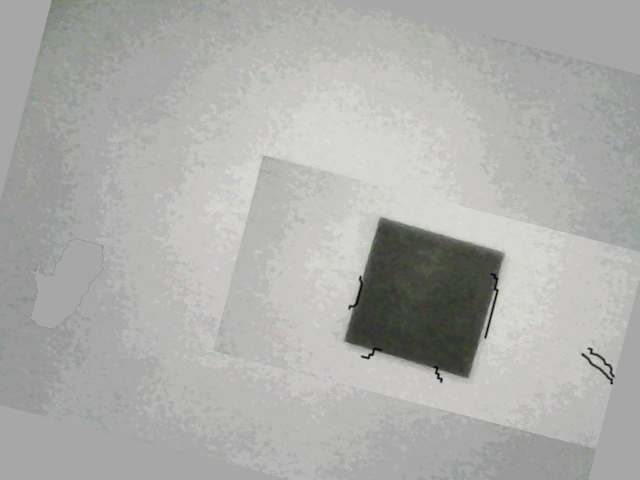
#> input picture testImages/image1-0.png, 640 x 480 px; its folder holds only this picture in this run
$ python cameraTest.py   (Python 2 division)   (older library calls are emulated)
#> lines starting #> are read from the running program, lines starting #| are printed output that depends on the picture; after the words box and inside, x2 and y2 are one past the last pixel; in counts of white or black regions, pixels touching at a corner belong together; long printed decimals are rounded
from scipy.spatial                           import distance as dist
from imutils                                 import perspective
from imutils                                 import contours
import numpy                                 as np
import glob
import imutils
import cv2
import time
import re
import math


refObj = None
D = 0
currentX, currentY = 0, 0
calX = 0
calY = 0

markerWidth         = 0.5*25.4
counter =0

#def initialize(self):

def midpoint(ptA, ptB):
    return ((ptA[0]+ptB[0])*0.5, (ptA[1]+ptB[1])*0.5)

def removeOutliersAndAverage(data):
    mean = np.mean(data)
    sd = np.std(data)
    tArray = [x for x in data if ( (x > mean-2.0*sd) and (x<mean+2.0*sd))]
    return np.average(tArray), np.std(tArray)

def translatePoint(xB, yB, xA, yA, angle):
    cosa = math.cos((angle)*3.141592/180.0)
    sina = math.sin((angle)*3.141592/180.0)
    xB -= xA
    yB -= yA
    _xB = xB*cosa - yB*sina
    _yB = xB*sina + yB*cosa
    xB = _xB+xA
    yB = _yB+yA
    return xB, yB

def simplifyContour(c):
    tolerance = 0.01
    while True:
        _c = cv2.approxPolyDP(c, tolerance*cv2.arcLength(c,True), True)
        if len(_c)<=4 or tolerance<0.5:
            break
        tolerance += 0.01
    if len(_c)<4:# went too small.. now lower the tolerance until four points or more are reached
        while True:
            tolerance -= 0.01
            _c = cv2.approxPolyDP(c, tolerance*cv2.arcLength(c,True), True)
            if len(_c)>=4 or tolerance <= 0.1:
                break
#    print "len:"+str(len(c))+", tolerance:"+str(tolerance)
    return _c #_c is the smallest approximation we can find with four our more


files = []

file = "testImages\image2-1.png"

averageDx = np.empty([],dtype=float)
averageDy = np.empty([],dtype=float)
averageDi = np.empty([],dtype=float)
testCount = 0
outFile = open("cameraValues.csv","w")
cv2.namedWindow("image",0)

for file in glob.glob("testImages\*.png"):
#file = "testImages/image2-1.png"
    if (True):
        print file
        image = cv2.imread(file)
#> image is the input picture: shape (480, 640, 3); mean B, G, R 171.4, 173.9, 173
        #cv2.imshow("Image", image)

        #cv2.waitKey(0)
        if True:
            # [5 lines of commented-out code are left out]
            height, width, channels = image.shape
#> height = 480; width = 640; channels = 3
            gray = cv2.cvtColor(image, cv2.COLOR_BGR2GRAY)
            #gray = cv2.GaussianBlur(gray, (5, 5), 0)
            edged = cv2.Canny(gray, 175, 200)
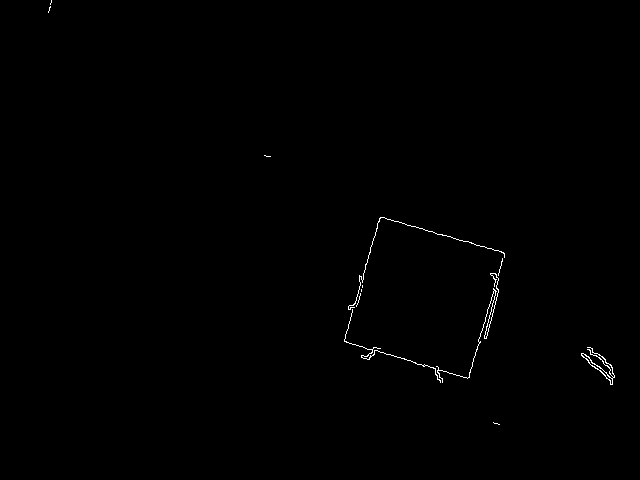
#> edged: shape (480, 640); 0.33% white in thin lines or dots, all inside (x1, y1, x2, y2) = (48, 0, 615, 425)
            #cv2.imshow("Canny", edged)
            edged = cv2.dilate(edged, None, iterations=1)
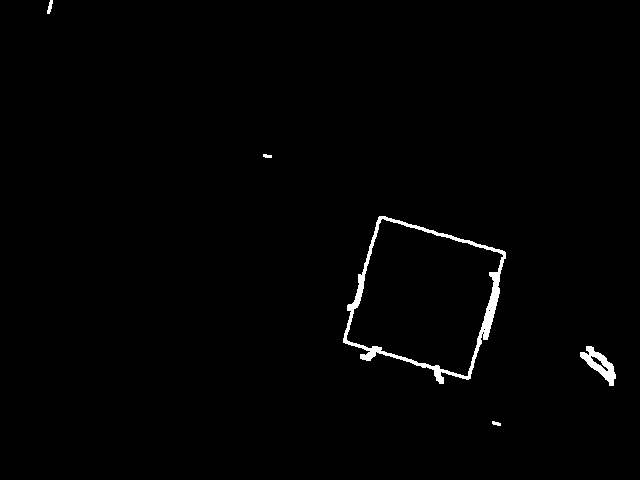
#> edged: shape (480, 640); 1% white; 5 white regions, box (x1, y1, x2, y2) and area: (343, 216, 506, 384) 2520, (580, 346, 616, 386) 567, (47, 0, 53, 14) 49, (492, 421, 501, 426) 31, (263, 154, 272, 158) 29
            edged = cv2.erode(edged, None, iterations=1)
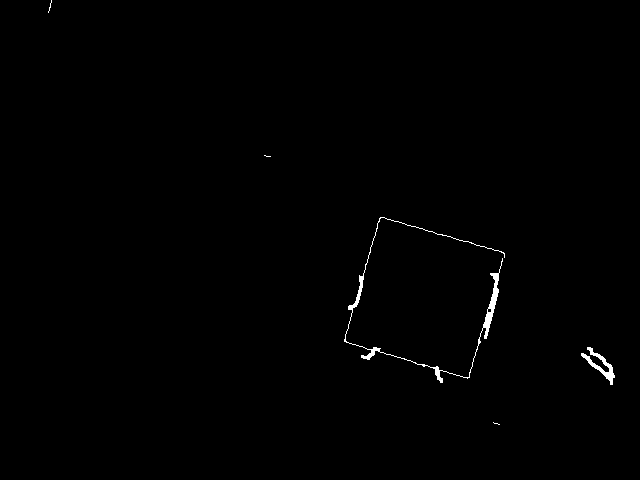
#> edged: shape (480, 640); 0.48% white; 5 white regions (3 under 20 px)
            cnts = cv2.findContours(edged.copy(), cv2.RETR_EXTERNAL,cv2.CHAIN_APPROX_SIMPLE)
#> cnts = 5 contours, 3 with area under 20; largest, box (x1, y1, x2, y2) and area: (344, 217, 505, 383) 560, (581, 347, 615, 385) 263
            cnts = cnts[0] if imutils.is_cv2() else cnts[1]
            (cnts, _) = contours.sort_contours(cnts)
            colors = ((0, 0, 255), (240, 0, 159), (0, 165, 255), (255, 255, 0), (255, 0, 255))
            refObj = None

            xA = int(width/2)
#> xA = 320
            yA = int(height/2)
#> yA = 240

            #orig = edged.copy()
            #orig = cv2.cvtColor(orig, cv2.COLOR_GRAY2BGR)
            orig = image.copy()
            print "found "+str(len(cnts))+" contours"
#| found 5 contours
            maxArea = 0
            for cTest in cnts:
                if (cv2.contourArea(cTest)>maxArea):
                    maxArea = cv2.contourArea(cTest)
                    c = cTest
#> this loop made 5 passes
#> maxArea on pass 3: 559.5
#> after the loop, c = contour of 608 points, box (x1, y1, x2, y2) (344, 217, 505, 383), area 560; maxArea = 559.5
            #if True: #for c in cnts:

            if cv2.contourArea(c) > 100:
                #continue
                cv2.drawContours(orig, [c.astype("int")], -1, (255, 255, 0), 2)
                #print "len:"+str(len(c))
                #simplify the contour to get it as square as possible (i.e., remove the noise from the edges)
                c=simplifyContour(c)
#> after the loop in simplifyContour, `while True:`: tolerance = 0.01
#> c = contour of 9 points, box (x1, y1, x2, y2) (344, 217, 505, 383), area 1116

                cv2.drawContours(orig, [c.astype("int")], -1, (255, 0, 0), 2)
                print cv2.contourArea(c)
#| 1116.5
                box = cv2.minAreaRect(c)
#> box = ((422.7, 303.1), (142, 130.1), -73.81)

                angle = box[-1]
#> angle = -73.81
                print angle
#| -73.811
                if (abs(angle+90)<30):
                    _angle = angle+90
                else:
                    _angle = angle
                box = cv2.cv.BoxPoints(box) if imutils.is_cv2() else cv2.boxPoints(box)
#> box = ((465.4, 389.4), (340.5, 353.1), (380.1, 216.7), (505, 253))
                box = np.array(box, dtype="int")
#> box = [[465, 389], [340, 353], [380, 216], [505, 253]]
                box = perspective.order_points(box)
#> box = [[380, 216], [505, 253], [465, 389], [340, 353]]
                cv2.drawContours(orig, [box.astype("int")], -1, (0, 255, 0), 2)
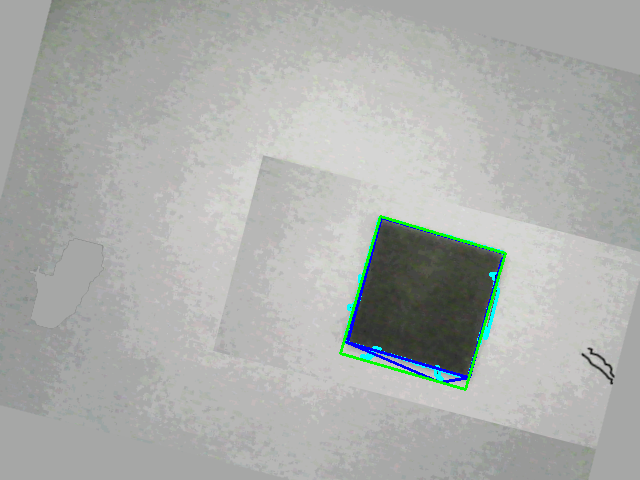
#> orig: shape (480, 640, 3); mean B, G, R 171.5, 174.2, 171.5

                M = cv2.getRotationMatrix2D((xA,yA),_angle,1)
#> M = [[0.96, 0.279, -54.23], [-0.279, 0.96, 98.74]]
                orig = cv2.warpAffine(orig,M,(width,height))
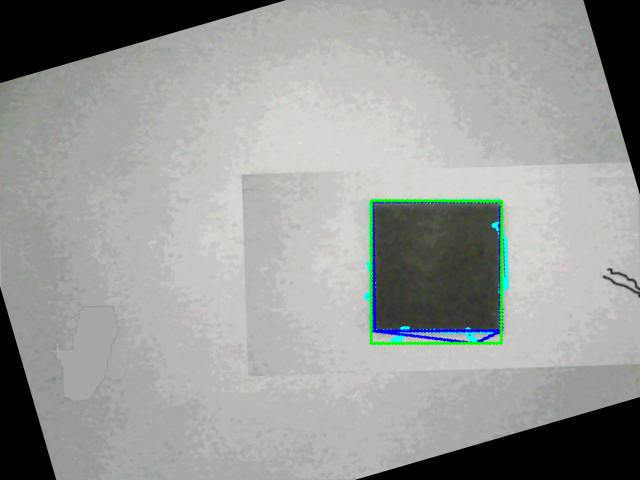
#> orig: shape (480, 640, 3); mean B, G, R 152.8, 155.4, 152.9


                xB = np.average(box[:, 0])
#> xB = 422.5
                yB = np.average(box[:, 1])
#> yB = 302.8
                (tl, tr, br, bl) = box
#> tl = [380, 216]; tr = [505, 253]; br = [465, 389]; bl = [340, 353]
                (tlblX, tlblY) = midpoint(tl, bl)
#> tlblX = 360; tlblY = 284.5
                (trbrX, trbrY) = midpoint(tr, br)
#> trbrX = 485; trbrY = 321
                D = dist.euclidean((tlblX,tlblY),(trbrX,trbrY))/markerWidth
#> D = 10.25
                print "Distance = "+str(D)
#| Distance = 10.254
                cos = math.cos(angle*3.141592/180.0)
#> cos = 0.279
                sin = math.sin(angle*3.141592/180.0)
#> sin = -0.96
                if (_angle<30):
                    _angle = _angle *-1.0
                print _angle
#| -16.189
                print xB
#| 422.5
                print yB
#| 302.75
                xB,yB = translatePoint(xB,yB,xA,yA,_angle)
#> in translatePoint, `cosa = math.cos((angle)*3.141592/180.0)`: cosa = 0.96
#> in translatePoint, `sina = math.sin((angle)*3.141592/180.0)`: sina = -0.279
#> in translatePoint, `xB -= xA`: xB = 102.5
#> in translatePoint, `yB -= yA`: yB = 62.75
#> in translatePoint, `xB = _xB+xA`: xB = 435.9
#> in translatePoint, `yB = _yB+yA`: yB = 271.7
#> xB = 435.9; yB = 271.7
                print xB
#| 435.931
                print yB
#| 271.684
                #cv2.line(orig, (int(xB-15), int(yB)-15))
                cv2.circle(orig, (int(xA), int(yA)), 10, colors[0], 1)
#> orig: shape (480, 640, 3); 0.02% of pixels changed, all inside (x1, y1, x2, y2) = (310, 230, 331, 251)
                cv2.line(orig, (xA, yA-15), (xA, yA+15), colors[0], 1)
#> orig: shape (480, 640, 3); mean B, G, R 152.8, 155.4, 152.9
                cv2.line(orig, (xA-15, yA), (xA+15, yA), colors[0], 1)
#> orig: shape (480, 640, 3); mean B, G, R 152.8, 155.3, 152.9
                cv2.circle(orig, (int(xB), int(yB)), 10, colors[3], 1)
#> orig: shape (480, 640, 3); mean B, G, R 152.8, 155.4, 152.9
                cv2.line(orig, (int(xB), int(yB-15)), (int(xB), int(yB+15)), colors[3], 1)
                cv2.line(orig, (int(xB-15), int(yB)), (int(xB+15), int(yB)), colors[3], 1)
#> orig: shape (480, 640, 3); mean B, G, R 152.8, 155.4, 152.9
                #cv2.line(orig, (int(xB)-15, int(yB)), (int(xB)+15, int(yB)), colors[3], 1)

                #cv2.line(orig, (xA, yA), (int(xB), int(yB)), colors[0], 2)
                Dist = dist.euclidean((xA, yA), (xB, yB)) / D
#> Dist = 11.72
                Dx = dist.euclidean((xA,0), (xB,0))/D
#> Dx = 11.31
                if (xA>xB):
                    Dx *= -1.0
                Dy = dist.euclidean((0,yA), (0,yB))/D
#> Dy = 3.09
                if (yA<yB):
                    Dy *= -1.0
#> Dy = -3.09
                (mX, mY) = midpoint((xA, yA), (xB, yB))
#> mX = 378; mY = 255.8
                cv2.putText(orig, file, (15, 15),cv2.FONT_HERSHEY_SIMPLEX, 0.55, colors[0], 2)
                # [5 lines of commented-out code are left out]
                cv2.putText(orig, "Dx:{:.3f}, Dy:{:.3f}->Di:{:.3f}mm".format(Dx,Dy,Dist), (15, 40),cv2.FONT_HERSHEY_SIMPLEX, 0.55, colors[0], 2)
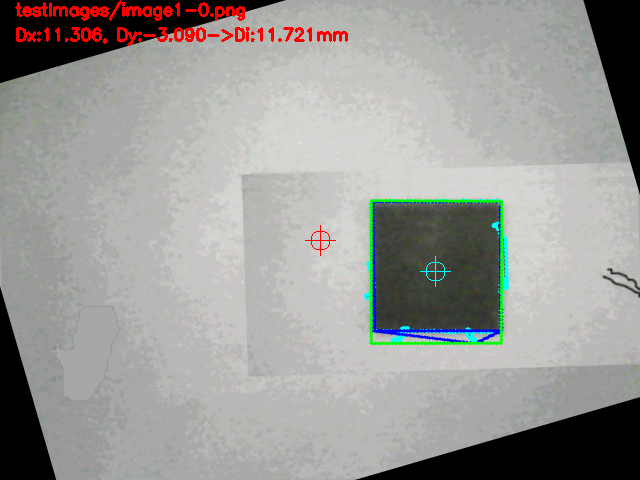
#> orig: shape (480, 640, 3); mean B, G, R 152.2, 154.7, 155.3
                outFile.write("{:.3f}, {:.3f}, {:.3f}\n".format(Dx,Dy,Dist))
                if True:#(Dist>0.25):
                    cv2.imshow("image", orig)
                    #cv2.waitKey(0)
                    #cv2.destroyAllWindows()
                    if (testCount == 15):
                        Dx = 19995.0
                    testCount += 1
                    averageDx = np.append(averageDx, [Dx])
#> averageDx = [4.94e-324, 11.31]
                    averageDy = np.append(averageDy, [Dy])
#> averageDy = [4.94e-324, -3.09]
                    averageDi = np.append(averageDi, [Dist])
#> averageDi = [4.65e-310, 11.72]


avgDx, stdDx = removeOutliersAndAverage(averageDx)
#> in removeOutliersAndAverage, `mean = np.mean(data)`: mean = 5.65
#> in removeOutliersAndAverage, `tArray = [x for x in data if ( (x > mean-2.0*sd) and (x<mean+2.0*sd))]`: tArray = [4.94e-324, 11.31]
#> avgDx = 5.65; stdDx = 5.65
avgDy, stdDy = removeOutliersAndAverage(averageDy)
#> avgDy = -1.55; stdDy = 1.55
avgDi, stdDi = removeOutliersAndAverage(averageDi)
#> avgDi = 5.86; stdDi = 5.86
print "AverageDx:"+str(avgDx)+" at "+str(stdDx)+" sd"
#| AverageDx:5.653 at 5.653 sd
print "AverageDy:"+str(avgDy)+" at "+str(stdDy)+" sd"
#| AverageDy:-1.545 at 1.545 sd
print "AverageDi:"+str(avgDi)+" at "+str(stdDi)+" sd"
#| AverageDi:5.861 at 5.861 sd
outFile.close()

$ run again, on testImages/image106-6.png
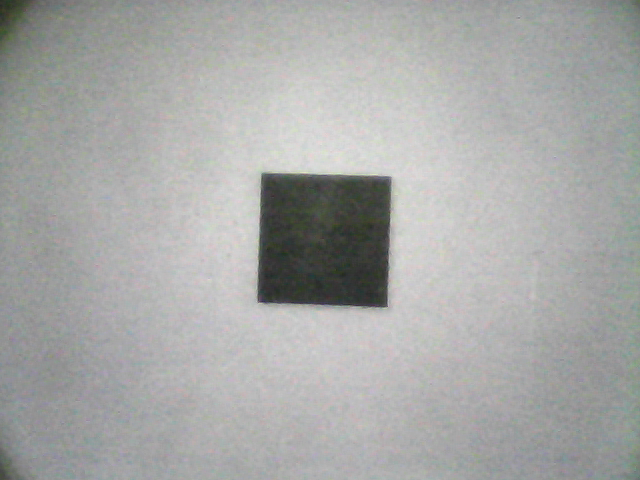
#> input picture testImages/image106-6.png, 640 x 480 px
#> image is the input picture: shape (480, 640, 3); mean B, G, R 166.8, 168.3, 167.2
#> `edged = cv2.dilate(edged, None, iterations=1)`:
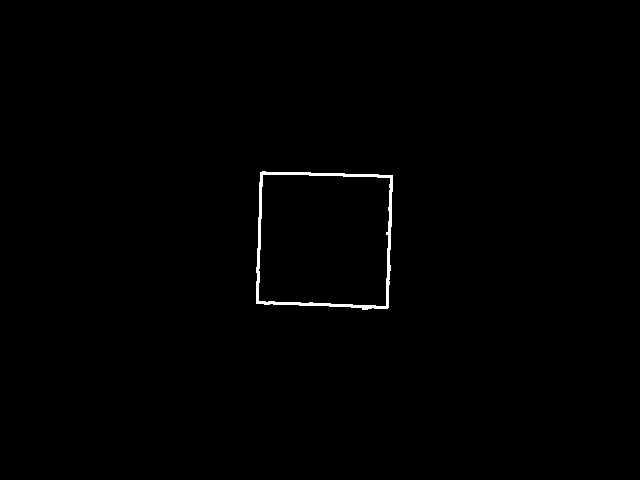
#> edged: shape (480, 640); 0.54% white; 1 white region, box (x1, y1, x2, y2) and area: (256, 171, 393, 310) 1654
#> cnts = 1 contour; box (x1, y1, x2, y2) and area: (257, 172, 392, 309) 16974
#| found 1 contours
#> the loop `for cTest in cnts:` made 1 pass
#> maxArea on pass 1: 16974
#> after the loop `for cTest in cnts:`: c = contour of 64 points, box (x1, y1, x2, y2) (257, 172, 392, 309), area 16974; maxArea = 16974
#> after the loop in simplifyContour, `while True:`: tolerance = 0.01
#> `c=simplifyContour(c)`: c = [[261, 173], [257, 302], [386, 307], [391, 176]]
#| 16853.0
#> `box = cv2.minAreaRect(c)`: box = ((323.5, 239), (131.1, 130), -87.81)
#> angle = -87.81
#| -87.814
#> `box = cv2.cv.BoxPoints(box) if imutils.is_cv2() else cv2.boxPoints(box)`: box = ((386, 307), (256.1, 302), (261.1, 171), (391, 176))
#> `box = np.array(box, dtype="int")`: box = [[386, 307], [256, 302], [261, 171], [391, 176]]
#> `box = perspective.order_points(box)`: box = [[261, 171], [391, 176], [386, 307], [256, 302]]
#> M = [[0.999, 0.0381, -8.92], [-0.0381, 0.999, 12.38]]
#> `xB = np.average(box[:, 0])`: xB = 323.5
#> `yB = np.average(box[:, 1])`: yB = 239
#> tl = [261, 171]; tr = [391, 176]; br = [386, 307]; bl = [256, 302]
#> tlblX = 258.5; tlblY = 236.5
#> trbrX = 388.5; trbrY = 241.5
#> D = 10.24
#| Distance = 10.244
#> cos = 0.0381
#> sin = -0.999
#| -2.186
#| 323.5
#| 239.0
#> cosa = 0.999
#> sina = -0.0381
#> in translatePoint, `xB -= xA`: xB = 3.5
#> in translatePoint, `yB -= yA`: yB = -1
#> in translatePoint, `xB = _xB+xA`: xB = 323.5
#> in translatePoint, `yB = _yB+yA`: yB = 238.9
#| 323.459
#| 238.867
#> Dist = 0.355
#> Dx = 0.338
#> Dy = 0.111
#> mX = 321.7; mY = 239.4
#> `cv2.putText(orig, "Dx:{:.3f}, Dy:{:.3f}->Di:{:.3f}mm".format(Dx,Dy,Dis..`:
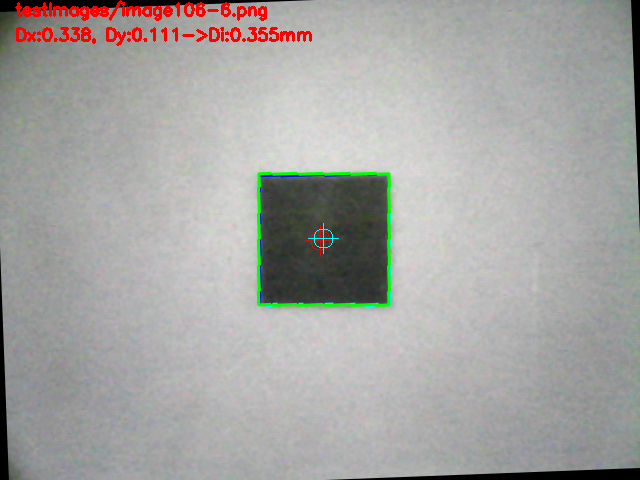
#> orig: shape (480, 640, 3); mean B, G, R 162, 164.4, 165.3
#> averageDx = [4.94e-324, 0.338]
#> averageDy = [4.94e-324, 0.111]
#> averageDi = [4.65e-310, 0.355]
#> mean = 0.169
#> tArray = [4.94e-324, 0.338]
#> avgDx = 0.169
#> avgDy = 0.0553
#> avgDi = 0.178
#| AverageDx:0.1688 at 0.1688 sd
#| AverageDy:0.05529 at 0.05529 sd
#| AverageDi:0.1777 at 0.1777 sd
